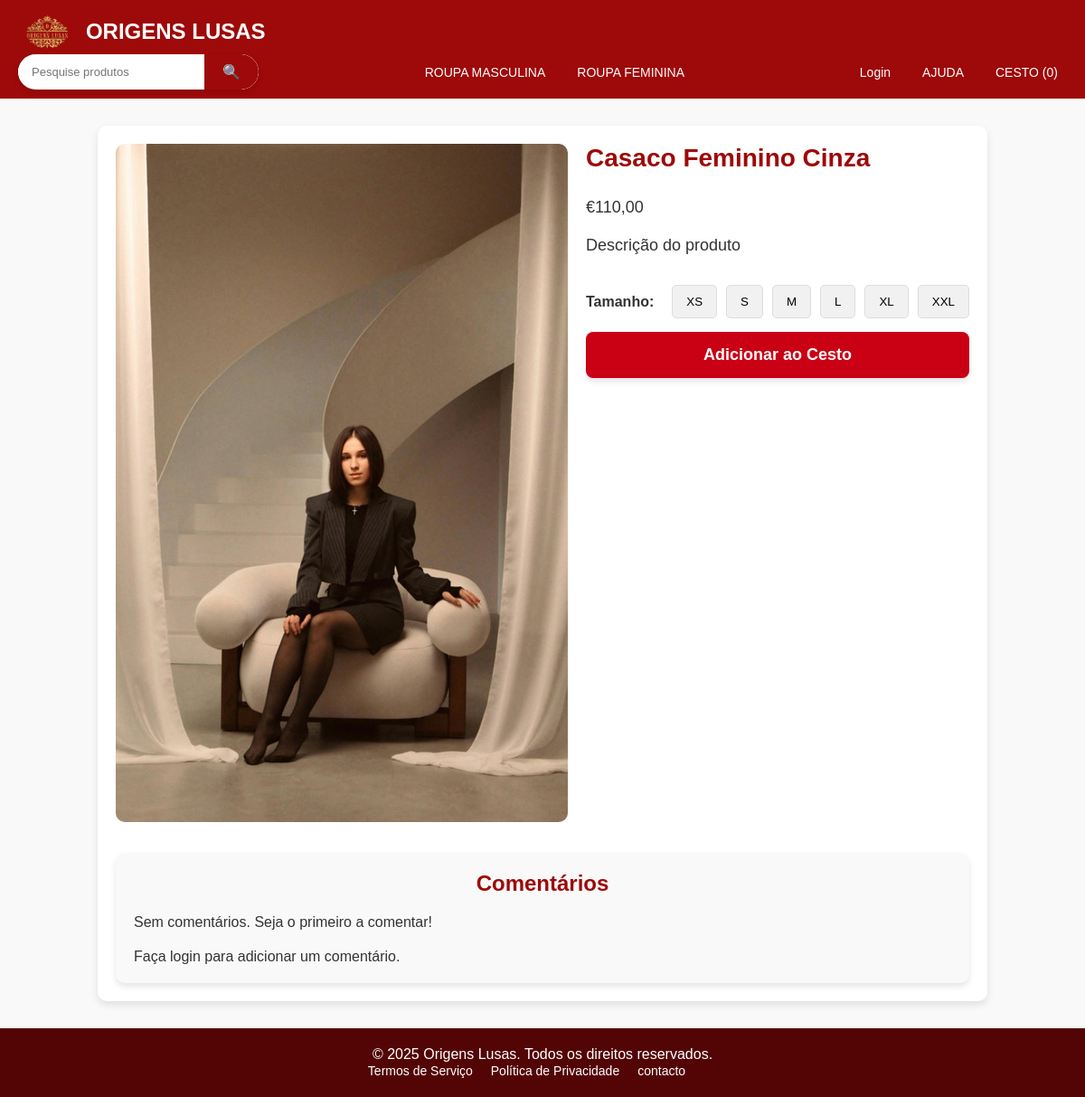
/detalhe_produtos/product_detail.php?id=11&tipo=feminino, run on the app's committed database.
### tables this page shows
CREATE TABLE `products` (
  `id` int(11) NOT NULL,
  `name` varchar(255) NOT NULL,
  `description` text DEFAULT NULL,
  `price` decimal(10,2) NOT NULL,
  `image` varchar(255) DEFAULT NULL,
  `stock` int(11) DEFAULT 0,
  `category_id` int(11) DEFAULT NULL,
  `created_at` timestamp NOT NULL DEFAULT current_timestamp(),
  `sizes` varchar(255) DEFAULT NULL,
  `sub_category` varchar(255) NOT NULL,
  `active` tinyint(1) NOT NULL DEFAULT 1
);

### detalhe_produtos/product_detail.php (the view, shortened to what this page needs)
<?php
require_once '../includes/db_connection.php';
$produtoId = isset($_GET['id']) ? (int)$_GET['id'] : null;
$produto = null;
$comentariosPorPagina = 5;
$paginaAtual = isset($_GET['pagina']) ? max(1, (int)$_GET['pagina']) : 1;
$offset = ($paginaAtual - 1) * $comentariosPorPagina;
if ($produtoId) {
    $stmt = $pdo->prepare("SELECT * FROM products WHERE id = :id");
    $stmt->execute(['id' => $produtoId]);
    $produto = $stmt->fetch(PDO::FETCH_ASSOC);
}
$tamanhosDisponiveis = [];
if ($produto && !empty($produto['sizes'])) {
    $tamanhosDisponiveis = explode(',', $produto['sizes']);
}
$comentarios = [];
if ($produtoId) {
    $stmt = $pdo->prepare("SELECT r.comment, r.created_at, u.username
                           FROM product_reviews r
                           JOIN users u ON r.user_id = u.id
                           WHERE r.product_id = :product_id
                           ORDER BY r.created_at DESC
                           LIMIT :limit OFFSET :offset");
    $stmt->bindValue(':product_id', $produtoId, PDO::PARAM_INT);
    $stmt->bindValue(':limit', $comentariosPorPagina, PDO::PARAM_INT);
    $stmt->bindValue(':offset', $offset, PDO::PARAM_INT);
    $stmt->execute();
    $comentarios = $stmt->fetchAll(PDO::FETCH_ASSOC);
}
?>
<!DOCTYPE html>
<html lang="en">
<head>
    <link rel="stylesheet" href="../css/style.css">
</head>
<body class="product-details">
    <?php include('../includes/header.php'); ?>
    <main>
        <?php if ($produto): ?>
            <div class="product-detail">
                <div class="product-detail-image">
                    <img src="<?= htmlspecialchars($produto['image']) ?>" alt="<?= htmlspecialchars($produto['name']) ?>">
                </div>
                <div class="product-detail-info">
                    <h1><?= htmlspecialchars($produto['name']) ?></h1>
                    <p>€<?= number_format($produto['price'], 2, ',', '.') ?></p>
                    <p><?= htmlspecialchars($produto['description']) ?></p>
                    <div class="size-options">
                        <span>Tamanho:</span>
                        <?php foreach ($tamanhosDisponiveis as $tamanho): ?>
                            <button type="button" class="size-button" onclick="selectSize(this)">
                                <?= htmlspecialchars($tamanho) ?>
                            </button>
                        <?php endforeach; ?>
                    </div>
                    <button id="add-to-cart-button" onclick="addToCart()" <?= $produto['stock'] == 0 ? 'disabled' : '' ?>>
                        Adicionar ao Cesto
                    </button>
                </div>
            </div>
            <div class="comments-section">
                <h2>Comentários</h2>
                <div id="comments-list">
                    <?php if (!empty($comentarios)): ?>
                        <?php foreach ($comentarios as $comentario): ?>
                            <div class="comment">
                                <p><strong><?= htmlspecialchars($comentario['username']) ?>:</strong></p>
                                <p><?= nl2br(htmlspecialchars($comentario['comment'])) ?></p>
                                <small>Publicado em: <?= htmlspecialchars($comentario['created_at']) ?></small>
                            </div>
                            <hr>
                        <?php endforeach; ?>
                    <?php else: ?>
                        <p>Sem comentários. Seja o primeiro a comentar!</p>
                    <?php endif; ?>
                </div>
                <?php if (isset($_SESSION['user_id'])): ?>
                    <form method="post" id="add-comment-form" class="add-comment-form">
                        <textarea name="comment" id="comment" placeholder="Escreva seu comentário..." required></textarea>
                        <button type="submit">Adicionar Comentário</button>
                    </form>
                <?php else: ?>
                    <p>Faça login para adicionar um comentário.</p>
                <?php endif; ?>
            </div>
        <?php else: ?>
            <p>Produto não encontrado.</p>
        <?php endif; ?>
    </main>
    <?php include('../includes/footer.php'); ?>
</body>
</html>

### css/style.css (style rules this page uses)
* { margin: 0; padding: 0; box-sizing: border-box; }
.all-contact html, body { font-family: "Arial", sans-serif; margin: 0; padding: 0; background-color: #f9f9f9; color: #333; display: flex; flex-direction: column; min-height: 100vh; }
.term html, body { font-family: "Arial", sans-serif; margin: 0; padding: 0; background-color: #f9f9f9; color: #333; display: flex; flex-direction: column; min-height: 100vh; }
.privacy html, body { font-family: "Arial", sans-serif; margin: 0; padding: 0; background-color: #f9f9f9; color: #333; display: flex; flex-direction: column; min-height: 100vh; }
.checkout html, body { font-family: "Arial", sans-serif; margin: 0; padding: 0; background-color: #f9f9f9; color: #333; min-height: 100vh; display: flex; flex-direction: column; }
.all-profile-user html, body { font-family: "Arial", sans-serif; margin: 0; padding: 0; background-color: #f9f9f9; color: #333; display: flex; flex-direction: column; min-height: 100vh; }
.product-details main { max-width: 1200px; margin: 30px auto; padding: 20px; background-color: #fff; border-radius: 10px; box-shadow: 0 4px 8px rgba(0, 0, 0, 0.1); }
.product-details .product-detail { display: flex; flex-wrap: wrap; gap: 20px; }
.product-details .product-detail-image img { width: 100%; border-radius: 10px; object-fit: cover; }
.product-details .product-detail-info { flex: 1; display: flex; flex-direction: column; gap: 15px; }
.product-details .product-detail-info h1 { font-size: 28px; color: #9e0909; margin-bottom: 10px; }
.product-details .product-detail-info p { font-size: 18px; line-height: 1.5; }
.product-details .size-options { display: flex; gap: 10px; align-items: center; margin-top: 15px; }
.product-details .size-options span { font-weight: bold; margin-right: 10px; }
.product-details .size-options button { padding: 10px 15px; background-color: #f1f1f1; border: 1px solid #ddd; border-radius: 5px; cursor: pointer; transition: background-color 0.3s, color 0.3s; }
.product-details .comments-section { margin-top: 30px; padding: 20px; background-color: #f9f9f9; border-radius: 10px; box-shadow: 0 4px 6px rgba(0, 0, 0, 0.1); }
.product-details .comments-section h2 { font-size: 24px; color: #9e0909; margin-bottom: 20px; text-align: center; }
#add-to-cart-button { padding: 15px 30px; font-size: 18px; font-weight: bold; color: #fff; background-color: #ca0014; border: none; border-radius: 8px; cursor: pointer; transition: all 0.3s ease-in-out; box-shadow: 0 4px 6px rgba(0, 0, 0, 0.1); }
.genre html, body { font-family: "Arial", sans-serif; margin: 0; padding: 0; background-color: #f9f9f9; color: #333; flex-direction: column; min-height: 100vh; }

### data on the page
products: image (picture), name "Casaco Feminino Cinza", price "110,00", description "Descrição do produto", sizes "XS", sizes "S", sizes "M", sizes "L", sizes "XL", sizes "XXL"

### other printed values
$cartCount "0"
